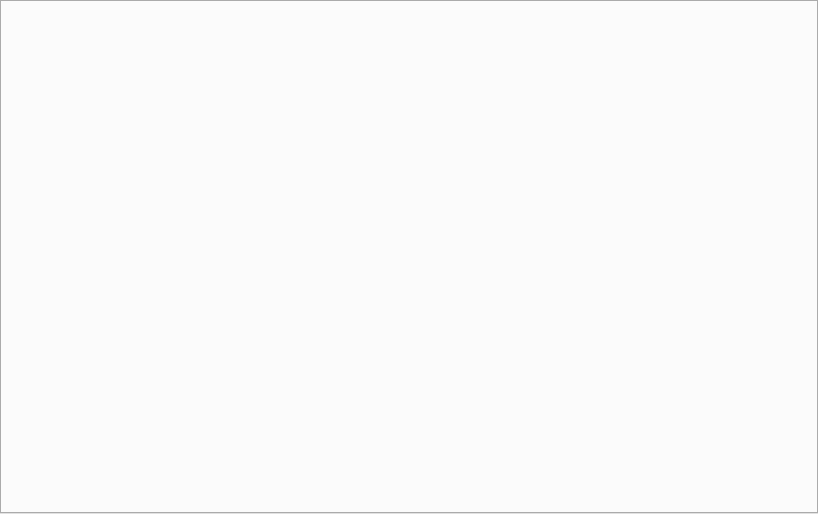
<?xml version="1.0" encoding="UTF-8"?>
<ui version="4.0">
 <class>LogMainWid</class>
 <widget class="QWidget" name="LogMainWid">
  <property name="geometry">
   <rect>
    <x>0</x>
    <y>0</y>
    <width>818</width>
    <height>514</height>
   </rect>
  </property>
  <property name="font">
   <font>
    <family>微软雅黑</family>
    <pointsize>11</pointsize>
   </font>
  </property>
  <property name="windowTitle">
   <string>Form</string>
  </property>
  <layout class="QGridLayout" name="gridLayout">
   <property name="leftMargin">
    <number>0</number>
   </property>
   <property name="topMargin">
    <number>0</number>
   </property>
   <property name="rightMargin">
    <number>0</number>
   </property>
   <property name="bottomMargin">
    <number>0</number>
   </property>
   <property name="spacing">
    <number>0</number>
   </property>
   <item row="0" column="0">
    <widget class="QTabWidget" name="tabWidget">
     <property name="tabPosition">
      <enum>QTabWidget::East</enum>
     </property>
     <property name="tabShape">
      <enum>QTabWidget::Triangular</enum>
     </property>
     <property name="currentIndex">
      <number>-1</number>
     </property>
    </widget>
   </item>
  </layout>
 </widget>
 <resources/>
 <connections/>
</ui>
